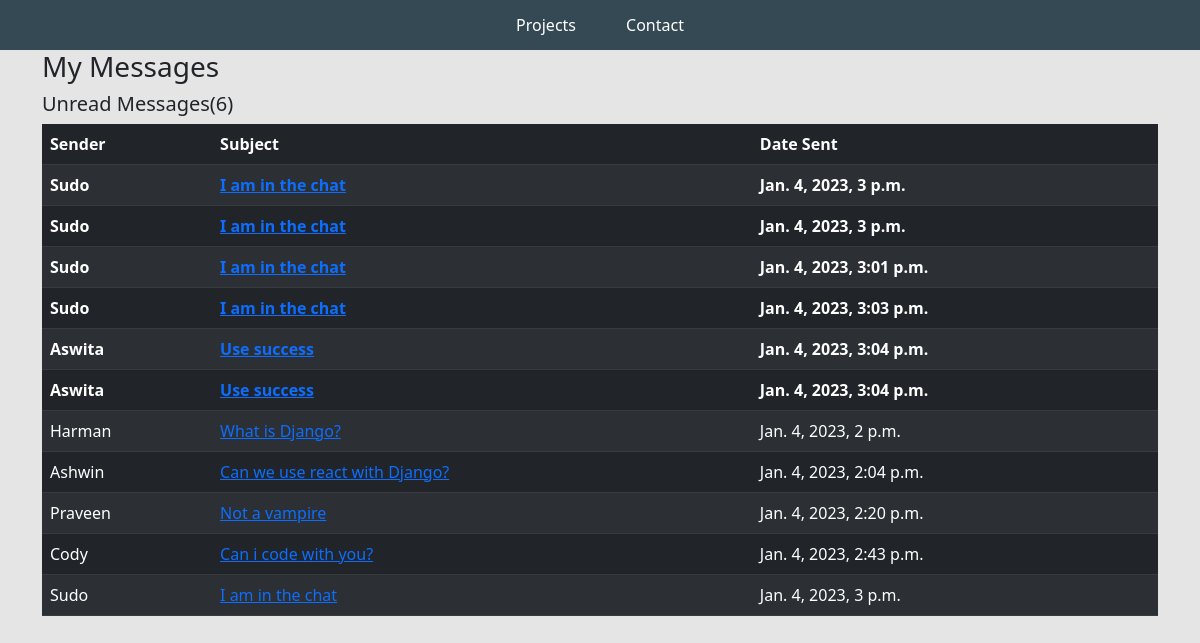
Screenshot of /inbox/ with the database file from the repository.
### base/models.py (models this page shows, shortened)
class Message(models.Model):
    name = models.CharField(max_length=200,null=True)
    email = models.CharField(max_length=200,null=True)
    subject = models.CharField(max_length=200,null=True)
    body = models.TextField()
    is_read = models.BooleanField(default=False)
    created = models.DateTimeField(auto_now_add=True)
    id = models.UUIDField(default=uuid.uuid4, unique=True, primary_key=True, editable=False)

### base/views.py (the view)
# urls.py: path('inbox/',views.inboxPage, name='inbox'),
def inboxPage(request):
    inbox = Message.objects.all().order_by('is_read')
    unreadCount = Message.objects.filter(is_read=False).count()
    context = {'inbox':inbox,'unreadCount':unreadCount}
    return render(request, 'base/inbox.html', context)

### base/templates/base/inbox.html (shortened to what this page needs)
{% extends 'base/main.html' %} {% load static %} {% block content %}
<div class="container">
  <h3>My Messages</h3>
  <h5>Unread Messages({{unreadCount}})</h5>
  <table class="table table-dark table-striped">
    <thead>
      <tr>
        <th>Sender</th>
        <th>Subject</th>
        <th>Date Sent</th>
      </tr>
    </thead>
    <tbody>
      {% for message in inbox %} {% if message.is_read%}
      <tr>
        {% else %}
      <tr style="font-weight: 900">
        {% endif%}
        <td>{{message.name}}</td>
        <td>
          <a href="{% url 'message' message.id %}">{{message.subject}}</a>
        </td>
        <td>{{message.created}}</td>
      </tr>
      {% endfor %}
    </tbody>
  </table>
</div>
{% endblock content %}

### static/styles/main.css (style rules this page uses)
body { background-color: #e5e5e5; }

### rows the page displays
Message: name "Sudo", subject "I am in the chat", created "Jan. 4, 2023, 3 p.m."
Message: name "Sudo", subject "I am in the chat", created "Jan. 4, 2023, 3 p.m."
Message: name "Sudo", subject "I am in the chat", created "Jan. 4, 2023, 3:01 p.m."
Message: name "Sudo", subject "I am in the chat", created "Jan. 4, 2023, 3:03 p.m."
Message: name "Aswita", subject "Use success", created "Jan. 4, 2023, 3:04 p.m."
Message: name "Aswita", subject "Use success", created "Jan. 4, 2023, 3:04 p.m."
Message: name "Harman", subject "What is Django?", created "Jan. 4, 2023, 2 p.m."
Message: name "Ashwin", subject "Can we use react with Django?", created "Jan. 4, 2023, 2:04 p.m."
Message: name "Praveen", subject "Not a vampire", created "Jan. 4, 2023, 2:20 p.m."
Message: name "Cody", subject "Can i code with you?", created "Jan. 4, 2023, 2:43 p.m."
Message: name "Sudo", subject "I am in the chat", created "Jan. 4, 2023, 3 p.m."

### other values shown
{{ unreadCount }} "6"
